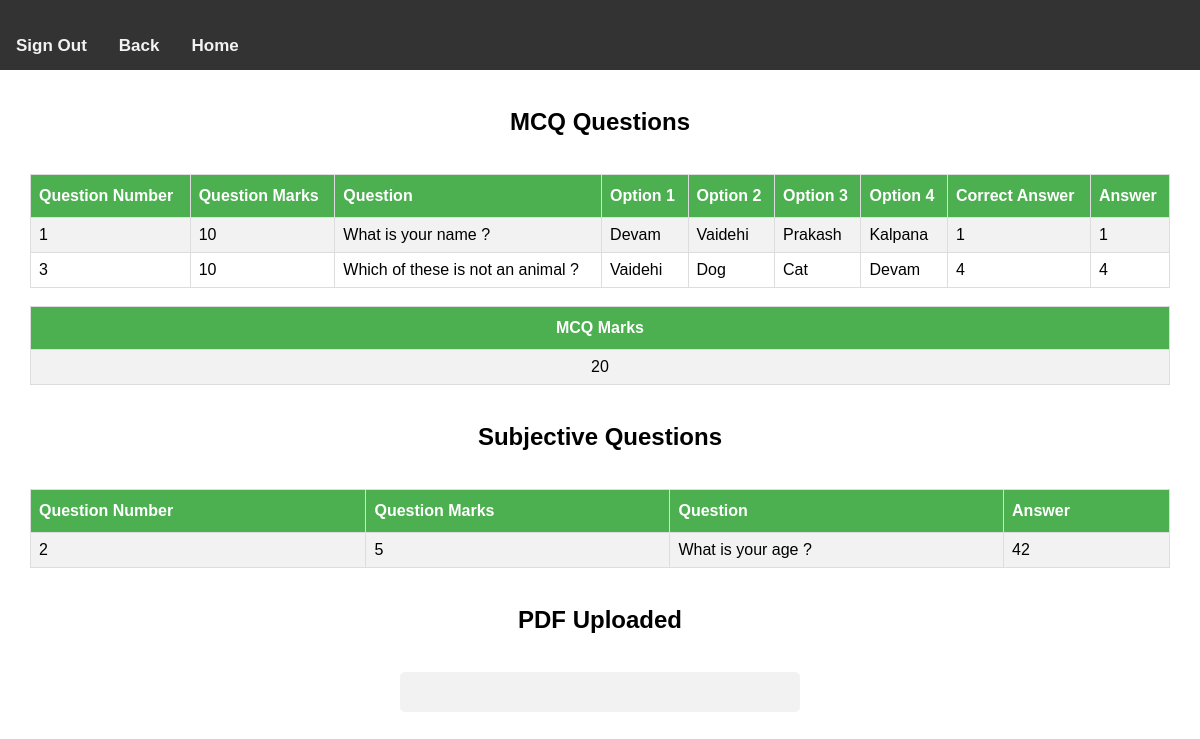
Page /host_answer_view_list.php?test_code=3J5HF0KMYF&email=d1@gmail.com (signed in) on the committed database.
### tables this page shows
CREATE TABLE `answer_detail` (
  `code` varchar(15) NOT NULL,
  `user_email` varchar(50) NOT NULL,
  `question_number` int(5) NOT NULL,
  `answer` varchar(1500) NOT NULL
);

CREATE TABLE `question_detail` (
  `code` varchar(15) NOT NULL,
  `question_number` int(5) NOT NULL,
  `question_type` varchar(15) NOT NULL,
  `question` varchar(500) NOT NULL,
  `question_marks` int(11) NOT NULL,
  `option1` varchar(500) NOT NULL,
  `option2` varchar(500) NOT NULL,
  `option3` varchar(500) NOT NULL,
  `option4` varchar(500) NOT NULL,
  `correct_answer` int(11) NOT NULL
);

CREATE TABLE `attendance_details` (
  `test_code` varchar(15) NOT NULL,
  `user_email` varchar(50) NOT NULL,
  `attendance` tinyint(1) NOT NULL,
  `test_marks` int(11) NOT NULL,
  `test_document_name` varchar(50) NOT NULL
);

### host_answer_view_list.php (the view, shortened to what this page needs)
<!DOCTYPE HTML PUBLIC "-//W3C//DTD HTML 4.01 Frameset//EN">
<html>
<head>
</head>
<body>
	<div class = "topnav">
		<h5><a href = "signout.php">Sign Out</a></h5>
		<h5><a href = "student_attendance_test_detail.php<?php
		      $testcode = $_GET['test_code'];
		      echo "?test_code=".$testcode."";
		?>">Back</a></h5>
		<h5><a href = "host_test_list.php">Home</a></h5>
	</div>
	<br/>
<?php
require('database_connection.php');
$testcode = $_GET['test_code'];
$email = $_GET['email'];
$sql = "SELECT q.* , a.*
FROM question_detail AS q JOIN answer_detail AS a ON q.code = a.code AND q.question_number = a.question_number
WHERE a.user_email = '$email' AND q.question_type = 'mcq' AND a.code = '$testcode'";
if($result = mysqli_query($connection, $sql)){
    if(mysqli_num_rows($result) > 0){
        echo "<h2><center>MCQ Questions</center></h2></br>";
        echo "<table id='c'>";
        echo "<tr>";
        echo "<th>Question Number</th>";
        echo "<th>Question Marks</th>";
        echo "<th>Question</th>";
        echo "<th>Option 1</th>";
        echo "<th>Option 2</th>";
        echo "<th>Option 3</th>";
        echo "<th>Option 4</th>";
        echo "<th>Correct Answer</th>";
        echo "<th>Answer</th>";
        echo "</tr>";
        while($row = mysqli_fetch_array($result)){
            echo "<tr>";
            echo "<td >" . $row['question_number'] . "</td>";
            echo "<td>" . $row['question_marks'] . "</td>";
            echo "<td>" . $row['question'] . "</td>";
            echo "<td>" . $row['option1'] . "</td>";
            echo "<td>" . $row['option2'] . "</td>";
            echo "<td>" . $row['option3'] . "</td>";
            echo "<td>" . $row['option4'] . "</td>";
            echo "<td>" . $row['correct_answer'] . "</td>";
            echo "<td>" . $row['answer'] . "</td>";
            echo "</tr>";
        }
        echo "</table>";
    } else{
        echo "You have not added any question.";
    }
} else{
    echo "ERROR: Could not able to execute $sql. " . mysqli_error($connection);
}
$query = "SELECT * FROM attendance_details WHERE user_email = '$email' AND test_code = '$testcode'";
if($result = mysqli_query($connection, $query)){
    if(mysqli_num_rows($result) > 0){
        echo "<br/><table id = 'c'>";
        echo "<tr><th><center>MCQ Marks</center></th></tr>";
        while($row = mysqli_fetch_assoc($result)) {
            echo "<tr><td><center>".$row['test_marks']."</center></td></tr>";
        }
        echo "</table>";
    } else{
        echo "You have not added any question.";
    }
} else{
    echo "ERROR: Could not able to execute $query. " . mysqli_error($connection);
}
$sql = "SELECT q.* , a.*
FROM question_detail AS q JOIN answer_detail AS a ON q.code = a.code AND q.question_number = a.question_number
WHERE a.user_email = '$email' AND q.question_type = 'subjective' AND q.code = '$testcode'";
if($result = mysqli_query($connection, $sql)){
    if(mysqli_num_rows($result) > 0){
        echo "<br/><h2><center>Subjective Questions</center></h2></br>";
        echo "<table id='c'>";
        echo "<tr>";
        echo "<th>Question Number</th>";
        echo "<th>Question Marks</th>";
        echo "<th>Question</th>";
        echo "<th>Answer</th>";
        echo "</tr>";
        while($row = mysqli_fetch_array($result)){
            echo "<tr>";
            echo "<td >" . $row['question_number'] . "</td>";
            echo "<td>" . $row['question_marks'] . "</td>";
            echo "<td>" . $row['question'] . "</td>";
            echo "<td>" . $row['answer'] . "</td>";
            echo "</tr>";
        }
        echo "</table>";
    } else{
        echo "You have not added any question.";
    }
} else{
    echo "ERROR: Could not able to execute $sql. " . mysqli_error($connection);
}
echo "<br/><h2><center>PDF Uploaded</center></h2></br>";
?>
<div id="form">
            </div>
</body>
</html>

### host_answer_view_list.php (style rules this page uses)
body { margin: 0; font-family: Arial, Helvetica, sans-serif; }
.topnav { overflow: hidden; background-color: #333; }
.topnav a { float: left; color: #f2f2f2; text-align: center; padding: 14px 16px; text-decoration: none; font-size: 17px; }
#c { font-family: Arial, Helvetica, sans-serif; border-collapse: collapse; width: 95%; margin-left: auto; margin-right: auto; }
#c td, #c th { border: 1px solid #ddd; padding: 8px; }
#c tr:nth-child(even) { background-color: #f2f2f2; }
#c th { padding-top: 12px; padding-bottom: 12px; text-align: left; background-color: #4CAF50; color: white; }
#form { border-radius: 5px; background-color: #f2f2f2; padding: 20px; width:30%; margin:auto; }

### rows in the picture
answer_detail: question_number "1", question_detail.question_marks "10", question_detail.question "What is your name ?", question_detail.option1 "Devam", question_detail.option2 "Vaidehi", question_detail.option3 "Prakash", question_detail.option4 "Kalpana", question_detail.correct_answer "1", answer "1"
answer_detail: question_number "3", question_detail.question_marks "10", question_detail.question "Which of these is not an animal ?", question_detail.option1 "Vaidehi", question_detail.option2 "Dog", question_detail.option3 "Cat", question_detail.option4 "Devam", question_detail.correct_answer "4", answer "4"
attendance_details: test_marks "20"
answer_detail: question_number "2", question_detail.question_marks "5", question_detail.question "What is your age ?", answer "42"
